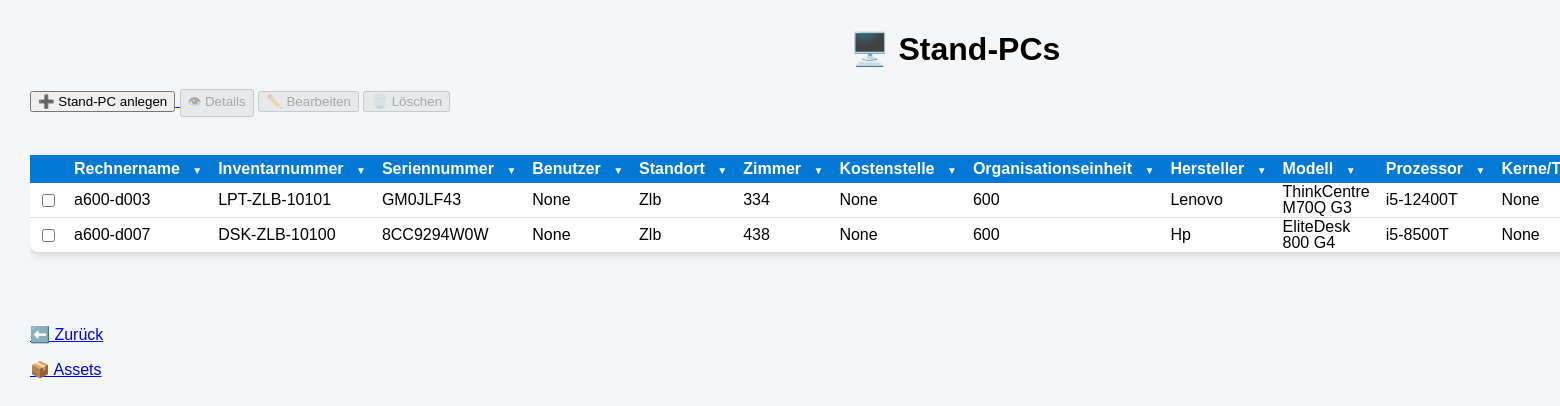
Before: /assets/standpc with the older database file.
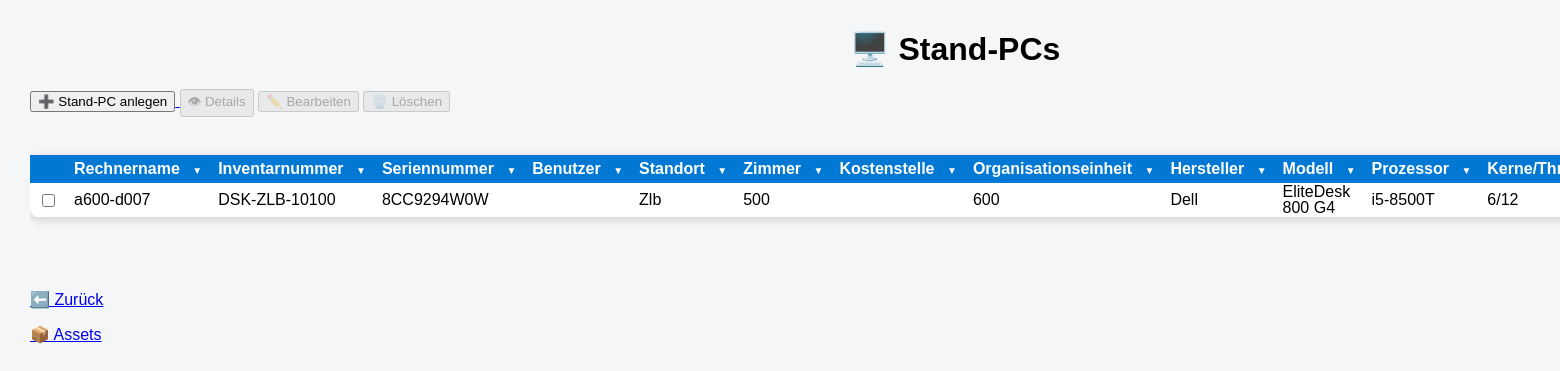
After: the same page with the newer database file.
### tables this page shows
CREATE TABLE assets (

    id INTEGER PRIMARY KEY,

    inventarnummer TEXT,
    rechnername TEXT,
    seriennummer TEXT,

    kostenstelle TEXT,
    organisationseinheit TEXT,

    standort TEXT,
    zimmer TEXT,

    anschaffungsdatum TEXT,
    installationsdatum TEXT,

    assettyp TEXT,
    verwendungsart TEXT,

    status TEXT,

    hersteller TEXT,
    modell TEXT,

    mac_adresse TEXT,
    garantie TEXT,

    verwaltungsart TEXT,

    prozessor TEXT,
    kerne_threads TEXT,

    ram TEXT,
    festplatte TEXT,

    betriebssystem TEXT,

    displaygroesse TEXT,
    dockingstation TEXT,

    anlagenummer TEXT,

    mitarbeiter TEXT,

    bemerkung TEXT

);

### app.py (the view)
@app.route("/assets/standpc")
def standpcs():
    sortierung = request.args.get("sort", "rechnername")
    richtung = request.args.get("richtung", "ASC")
    erlaubte_spalten = [
        "inventarnummer",
        "rechnername",
        "seriennummer",
        "kostenstelle",
        "organisationseinheit",
        "standort",
        "zimmer",
        "anschaffungsdatum",
        "installationsdatum",
        "assettyp",
        "verwendungsart",
        "status",
        "hersteller",
        "modell",
        "mac_adresse",
        "garantie",
        "verwaltungsart",
        "prozessor",
        "kerne_threads",
        "ram",
        "festplatte",
        "betriebssystem",
        "displaygroesse",
        "dockingstation",
        "anlagenummer",
        "mitarbeiter",
        "bemerkung"
    ]
    if sortierung not in erlaubte_spalten:
        sortierung = "rechnername"
    if richtung not in ["ASC", "DESC"]:
        richtung = "ASC"
    verbindung = sqlite3.connect("asset_management.db")
    cursor = verbindung.cursor()
    cursor.execute(f"""
        SELECT *
        FROM assets
        WHERE LOWER(assettyp) = 'stand-pc'
        ORDER BY {sortierung} {richtung}
    """)
    standpcs = cursor.fetchall()
    verbindung.close()
    return render_template(
        "standpc.html",
        standpcs=standpcs
    )

### templates/standpc.html (shortened to what this page needs)
<!DOCTYPE html>
<html>
<head>
    <link rel="stylesheet"
          href="{{ url_for('static', filename='style.css') }}">
    <link rel="stylesheet"
          href="{{ url_for('static', filename='assets_liste_tables.css') }}">
    <link rel="stylesheet"
          href="{{ url_for('static', filename='dropdowns.css') }}">
</head>
<body>
<div class="container">
    <h1>🖥️ Stand-PCs</h1>
    <div class="toolbar">
        <a href="/asset/anlegen">
            <button>➕ Stand-PC anlegen</button>
        </a>
           <button id="detailsBtn"
                disabled
                onclick="detailsAnzeigen()">
                👁 Details
            </button>
            <button id="bearbeitenBtn"
                disabled
                onclick="assetBearbeiten()">
            ✏️ Bearbeiten
            </button>
            <button id="loeschenBtn"
                disabled
                onclick="popupOeffnen(ausgewaehlteInventarnummer)">
                🗑️ Löschen
            </button>
    </div>
    <br>
    <div style="overflow-x:auto;">
        <table>
            <tr>
                <th></th>
                <th class="dropdown-column">
                Rechnername
                <span class="dropdown-button">▼</span>
             </th>
                <th class="dropdown-column">
                    Inventarnummer
                    <span class="dropdown-button">▼</span>
                </th>
                <th class="dropdown-column">
                    Seriennummer
                    <span class="dropdown-button">▼</span>
                </th>
                <th class="dropdown-column">
                    Benutzer
                    <span class="dropdown-button">▼</span>
                </th>
               <th class="dropdown-column">
                    Standort
                    <span class="dropdown-button">▼</span>
                </th>
                <th class="dropdown-column">
                    Zimmer
                    <span class="dropdown-button">▼</span>
                </th>
                <th class="dropdown-column">
                    Kostenstelle
                    <span class="dropdown-button">▼</span>
                </th>
                <th class="dropdown-column">
                    Organisationseinheit
                    <span class="dropdown-button">▼</span>
                </th>
                <th class="dropdown-column">
                    Hersteller
                    <span class="dropdown-button">▼</span>
                </th>
                <th class="dropdown-column">
                    Modell
                    <span class="dropdown-button">▼</span>
                </th>
                <th class="dropdown-column">
                    Prozessor
                    <span class="dropdown-button">▼</span>
                </th>
                <th class="dropdown-column">
                    Kerne/Threads
                </th>
            </tr>
            {% for pc in standpcs %}
            <tr>
                <td>
                   <input
                    type="checkbox"
                    class="asset-checkbox"
                    data-inventarnummer="{{ pc[1] }}"
>
                </td>
                <td>{{ pc[2] }}</td>
                <td>{{ pc[1] }}</td>
                <td>{{ pc[3] }}</td>
                <td>{{ pc[26] }}</td>
                <td>{{ pc[6] }}</td>
                <td>{{ pc[7] }}</td>
                <td>{{ pc[4] }}</td>
                <td>{{ pc[5] }}</td>
                <td>{{ pc[13] }}</td>
                <td>{{ pc[14] }}</td>
                <td>{{ pc[18] }}</td>
                <td>{{ pc[19] }}</td>
            </tr>
            {% endfor %}
        </table>
    </div>
    <br><br>
    <p><a href="javascript:history.back()">⬅️ Zurück</a></p>
    <p><a href="/assets">📦 Assets</a></p>
</div>
</body>
</html>

Changed rows visible on the page:
removed assets: rechnername "a600-d003", inventarnummer "LPT-ZLB-10101", seriennummer "GM0JLF43", pc "None", standort "Zlb", zimmer "334", organisationseinheit "600", hersteller "Lenovo", modell "ThinkCentre M70Q G3", prozessor "i5-12400T"
changed assets "DSK-ZLB-10100": zimmer "438" → "500"; hersteller "Hp" → "Dell"; kerne_threads "None" → "6/12"; pc "None" → (not shown)
